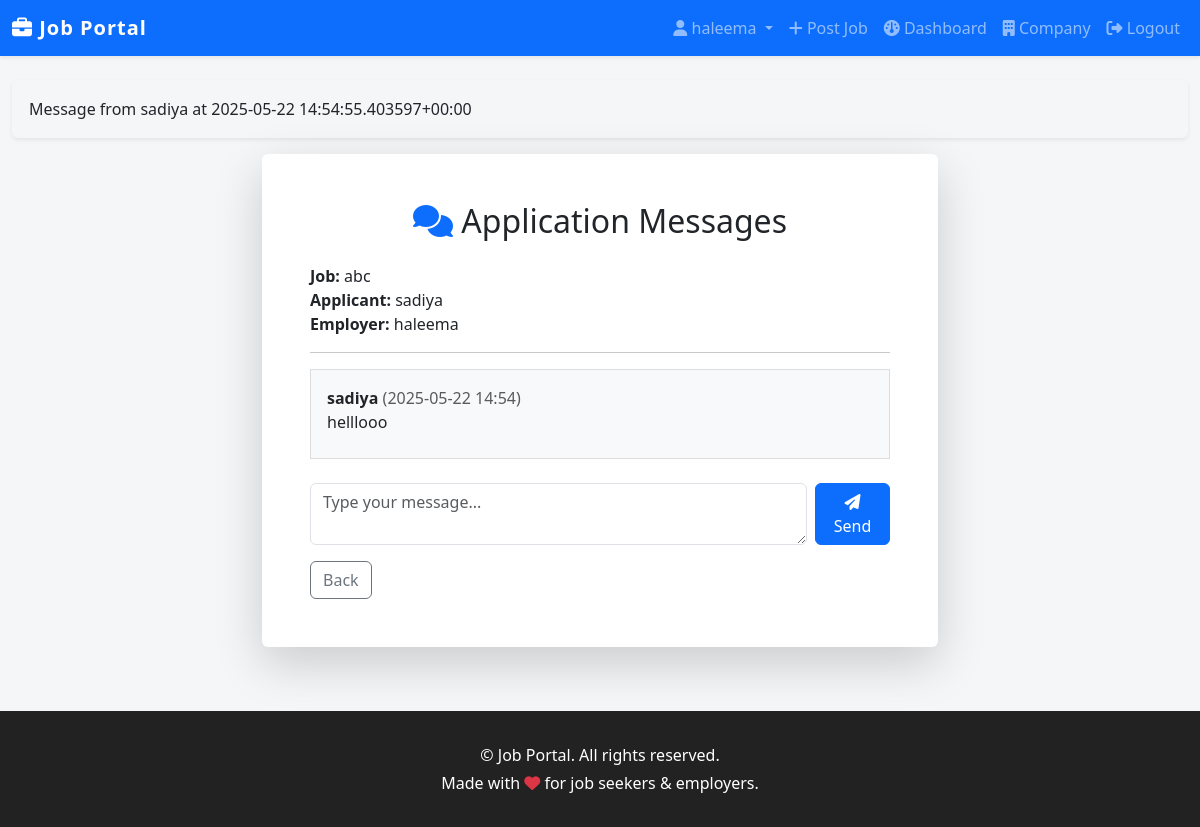
The app's page /jobs/application/1/messages/ (signed in) with its own data.
### accounts/models.py (models this page shows, shortened)
class User(AbstractUser):
    ROLE_CHOICES = (
        ('employer', 'Employer'),
        ('job_seeker', 'Job Seeker'),
    )
    role = models.CharField(max_length=20, choices=ROLE_CHOICES)

### jobs/models.py (models this page shows, shortened)
class Message(models.Model):
    application = models.ForeignKey(Application, on_delete=models.CASCADE, related_name='messages')
    sender = models.ForeignKey(User, on_delete=models.CASCADE)
    content = models.TextField()
    timestamp = models.DateTimeField(auto_now_add=True)
    def __str__(self):
        return f"Message from {self.sender.username} at {self.timestamp}"

class Application(models.Model):
    job = models.ForeignKey(Job, on_delete=models.CASCADE, related_name='applications')
    job_seeker = models.ForeignKey(User, on_delete=models.CASCADE, limit_choices_to={'role': 'job_seeker'})
    resume = models.FileField(upload_to='resumes/')
    applied_at = models.DateTimeField(auto_now_add=True)
    STATUS_CHOICES = [
        ('pending', 'Pending'),
        ('reviewed', 'Reviewed'),
        ('accepted', 'Accepted'),
        ('rejected', 'Rejected'),
    ]
    status = models.CharField(max_length=20, choices=STATUS_CHOICES, default='pending')

class Job(models.Model):
    employer = models.ForeignKey(User, on_delete=models.CASCADE, limit_choices_to={'role': 'employer'})
    title = models.CharField(max_length=255)
    description = models.TextField()
    location = models.CharField(max_length=255)
    salary = models.CharField(max_length=100, blank=True)
    duration = models.CharField(max_length=100, blank=True)
    job_type = models.CharField(max_length=100, blank=True, help_text='e.g. Full-time, Part-time, Contract')
    requirements = models.TextField(blank=True)
    benefits = models.TextField(blank=True)
    posted_at = models.DateTimeField(auto_now_add=True)

### jobs/views.py (the view)
# urls.py: path('application/<int:app_id>/messages/', views.application_messages, name='application_messages'),
@login_required
def application_messages(request, app_id):
    app = Application.objects.select_related('job', 'job_seeker', 'job__employer').get(pk=app_id)
    if not (request.user == app.job.employer or request.user == app.job_seeker):
        return HttpResponseForbidden()
    if request.method == 'POST':
        content = request.POST.get('content', '').strip()
        if content:
            Message.objects.create(application=app, sender=request.user, content=content)
    messages_list = app.messages.select_related('sender').order_by('timestamp')
    return render(request, 'jobs/application_messages.html', {
        'application': app,
        'messages': messages_list,
    })

### jobs/templates/jobs/application_messages.html (shortened to what this page needs)
{% extends 'accounts/base.html' %}
{% block content %}
<div class="row justify-content-center">
    <div class="col-md-8 col-lg-7">
        <div class="card shadow-lg border-0">
            <div class="card-body p-5">
                <h2 class="mb-4 text-center"><i class="fa-solid fa-comments text-primary"></i> Application Messages</h2>
                <div class="mb-3">
                    <strong>Job:</strong> {{ application.job.title }}<br>
                    <strong>Applicant:</strong> {{ application.job_seeker.username }}<br>
                    <strong>Employer:</strong> {{ application.job.employer.username }}
                </div>
                <hr>
                <div class="mb-4" style="max-height: 300px; overflow-y: auto; background: #f8f9fa; border: 1px solid #ddd; padding: 1rem;">
                    {% for msg in messages %}
                        <div class="mb-2">
                            <strong>{{ msg.sender.username }}</strong> <span class="text-muted">({{ msg.timestamp|date:'Y-m-d H:i' }})</span><br>
                            {{ msg.content|linebreaksbr }}
                        </div>
                    {% empty %}
                        <p>No messages yet.</p>
                    {% endfor %}
                </div>
                <form method="post" class="d-flex mb-3">
                    <textarea name="content" class="form-control me-2" rows="2" placeholder="Type your message..."></textarea>
                    <button type="submit" class="btn btn-primary"><i class="fa-solid fa-paper-plane"></i> Send</button>
                </form>
                <a href="{% if user.role == 'employer' %}{% url 'employer_dashboard' %}{% else %}{% url 'job_seeker_dashboard' %}{% endif %}" class="btn btn-outline-secondary">Back</a>
            </div>
        </div>
    </div>
</div>
{% endblock %}

### accounts/templates/accounts/base.html (shortened to what this page needs)
<!DOCTYPE html>
<html>
<head>
    <link rel="stylesheet" href="https://cdn.jsdelivr.net/npm/bootstrap@5.3.0/dist/css/bootstrap.min.css">
    <link rel="stylesheet" href="https://cdnjs.cloudflare.com/ajax/libs/font-awesome/6.4.2/css/all.min.css">
</head>
<body>
<nav class="navbar navbar-expand-lg navbar-dark bg-primary shadow-sm">
  <div class="container-lg">
    <a class="navbar-brand" href="{% url 'home' %}"><i class="fa-solid fa-briefcase"></i> Job Portal</a>
    <div class="collapse navbar-collapse" id="navbarNav">
      <ul class="navbar-nav ms-auto">
        {% if user.is_authenticated %}
          <li class="nav-item dropdown">
            <a class="nav-link dropdown-toggle" href="#" id="profileDropdown" role="button" data-bs-toggle="dropdown" aria-expanded="false">
              <i class="fa-solid fa-user"></i> {{ user.username }}
            </a>
          </li>
          {% if user.role == 'employer' %}
            <li class="nav-item"><a class="nav-link" href="{% url 'job_post' %}"><i class="fa-solid fa-plus"></i> Post Job</a></li>
            <li class="nav-item"><a class="nav-link" href="{% url 'employer_dashboard' %}"><i class="fa-solid fa-gauge"></i> Dashboard</a></li>
            <li class="nav-item"><a class="nav-link" href="{% url 'company_profile' %}"><i class="fa-solid fa-building"></i> Company</a></li>
          {% elif user.role == 'job_seeker' %}
            <li class="nav-item"><a class="nav-link" href="{% url 'job_list' %}"><i class="fa-solid fa-briefcase"></i> Jobs</a></li>
            <li class="nav-item"><a class="nav-link" href="{% url 'job_seeker_dashboard' %}"><i class="fa-solid fa-gauge"></i> My Applications</a></li>
          {% endif %}
          <li class="nav-item"><a class="nav-link" href="{% url 'logout' %}"><i class="fa-solid fa-sign-out-alt"></i> Logout</a></li>
        {% else %}
          <li class="nav-item"><a class="nav-link" href="{% url 'login' %}"><i class="fa-solid fa-sign-in-alt"></i> Login</a></li>
        {% endif %}
      </ul>
    </div>
  </div>
</nav>
<div class="container-lg mt-4 mb-5">
    {% if messages %}
      {% for message in messages %}
        <div class="alert alert-{{ message.tags }} shadow-sm">{{ message }}</div>
      {% endfor %}
    {% endif %}
    {% block content %}{% endblock %}
</div>
<footer class="footer text-center">
    <div class="container-lg">
        <p class="mb-1">&copy; {{ now|date:'Y' }} Job Portal. All rights reserved.</p>
        <p class="mb-0">Made with <i class="fa-solid fa-heart text-danger"></i> for job seekers &amp; employers.</p>
    </div>
</footer>
</body>
</html>

### accounts/templates/accounts/base.html (style rules this page uses)
body { background: #f4f6f8; }
.navbar-brand { font-weight: bold; letter-spacing: 1px; }
.container-lg { max-width: 1200px; }
.footer { background: #222; color: #fff; padding: 2rem 0; margin-top: 4rem; }
.card { box-shadow: 0 2px 8px rgba(0,0,0,0.04); }

### records on screen
User: username "haleema"
Message: sender+timestamp "Message from sadiya at 2025-05-22 14:54:55.403597+00:00", sender.username "sadiya", timestamp "2025-05-22 14:54", content "helllooo"
Application: job "abc", job_seeker.username "sadiya", job.employer.username "haleema"
